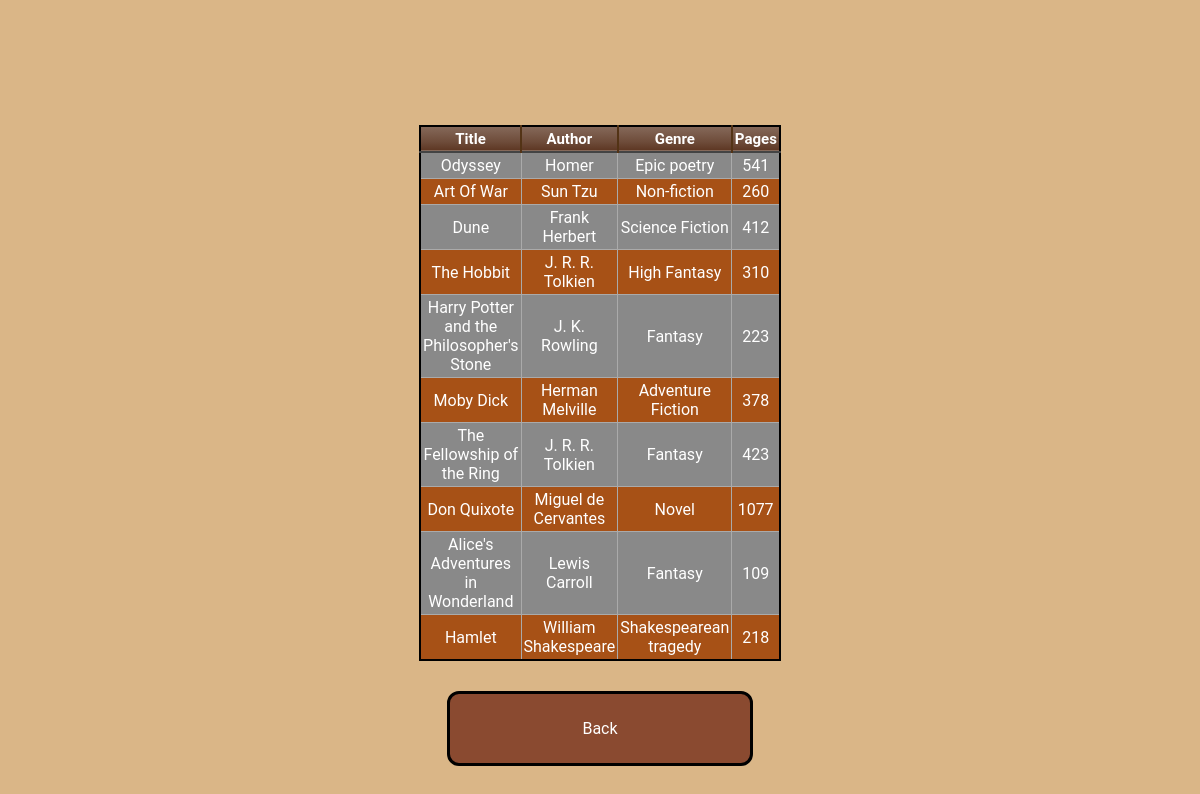
/show_books, run on the app's committed database.
### app.py (models this page shows)
class book(db.Model):
    id = db.Column('book_id', db.Integer, primary_key=True)
    title = db.Column(db.String(100))
    author = db.Column(db.String(50))
    genre = db.Column(db.String(50))
    pages = db.Column(db.Integer)

### app.py (the view)
@app.route('/show_books', methods=['GET', 'POST'])
def show_books():
    return render_template("show_books.html", book=book.query.all())

### templates/show_books.html (shortened to what this page needs)
<!DOCTYPE html>
<html lang="en">
<head>
    <link rel="stylesheet" type="text/css" href="{{ url_for('static',filename='main.css') }}">
</head>
<body>
<table class="show_books_table">
    <thead>
    <tr>
        <th>Title</th>
        <th>Author</th>
        <th>Genre</th>
        <th>Pages</th>
    </tr>
    </thead>
    <tbody>
    {% for bk in book %}
        <tr>
            <td>{{ bk.title }}</td>
            <td>{{ bk.author }}</td>
            <td>{{ bk.genre }}</td>
            <td>{{ bk.pages }}</td>
        </tr>
    {% endfor %}
    </tbody>
</table>
<div class="buttons">
    <a class="button" href="{{ url_for('main_page') }}">Back</a>
</div>
</body>
</html>

### static/main.css (style rules this page uses)
body { background-color: #dab687; font-family: 'Roboto'; }
body::after { content: ""; background-image: url("https://images.pexels.com/photos/590493/pexels-photo-590493.jpeg?auto=compress&cs=tinysrgb&w=1260&h=750&dpr=1"); opacity: 0.5; top: 0; left: 0; bottom: 0; right: 0; position: absolute; background-repeat: no-repeat; background-size: cover; z-index: -1; }
.buttons { display: flex; align-items: center; flex-direction: column; }
.button { text-decoration: none; color: white; background-color: #8a4a30; padding: 25px; margin: 30px; display: flex; justify-content: center; width: 250px; border: 3px solid #000000; border-radius: 12px; }
table.show_books_table { margin-top: 125px; margin-left:auto; margin-right:auto; border: 2px solid #000000; background-color: #898989; width: 25%; text-align: center; border-collapse: collapse; }
table.show_books_table td, table.show_books_table th { border: 1px solid #AAAAAA; padding: 3px 2px; }
table.show_books_table tbody td { font-size: 16px; color: #FFFFFF; }
table.show_books_table tr:nth-child(even) { background: #A75116; }
table.show_books_table thead { background: #5E3824; background: -moz-linear-gradient(top, #866a5b 0%, #6e4c3a 66%, #5E3824 100%); background: -webkit-linear-gradient(top, #866a5b 0%, #6e4c3a 66%, #5E3824 100%); background: linear-gradient(to bottom, #866a5b 0%, #6e4c3a 66%, #5E3824 100%); border-bottom: 2px solid #444444; }
table.show_books_table thead th { font-size: 15px; font-weight: bold; color: #FFFFFF; border-left: 2px solid #533315; }
table.show_books_table thead th:first-child { border-left: none; }

### data on the page
book: title "Odyssey", author "Homer", genre "Epic poetry", pages "541"
book: title "Art Of War", author "Sun Tzu", genre "Non-fiction", pages "260"
book: title "Dune", author "Frank Herbert", genre "Science Fiction", pages "412"
book: title "The Hobbit", author "J. R. R. Tolkien", genre "High Fantasy", pages "310"
book: title "Harry Potter and the Philosopher's Stone", author "J. K. Rowling", genre "Fantasy", pages "223"
book: title "Moby Dick", author "Herman Melville", genre "Adventure Fiction", pages "378"
book: title "The Fellowship of the Ring", author "J. R. R. Tolkien", genre "Fantasy", pages "423"
book: title "Don Quixote", author "Miguel de Cervantes", genre "Novel", pages "1077"
book: title "Alice's Adventures in Wonderland", author "Lewis Carroll", genre "Fantasy", pages "109"
book: title "Hamlet", author "William Shakespeare", genre "Shakespearean tragedy", pages "218"
